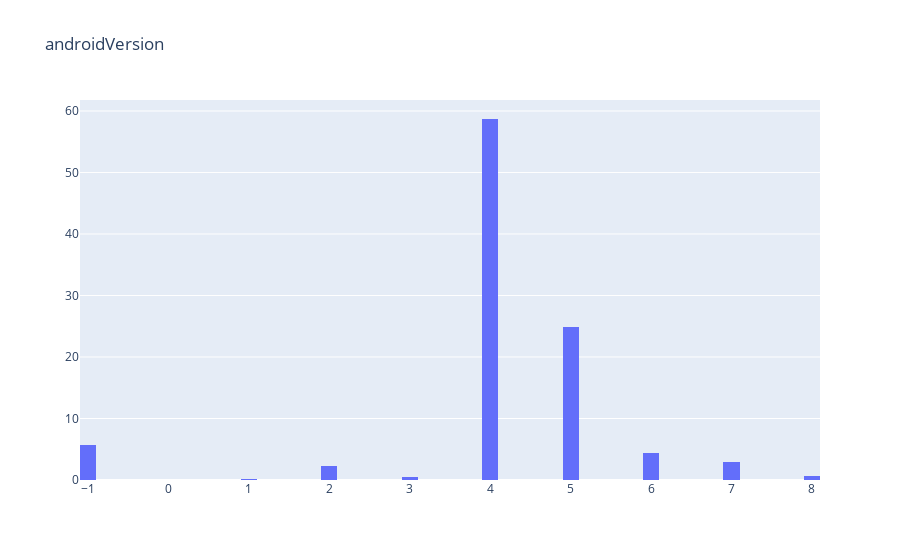

Notebook code cell kept with this figure:
### Code cell
get_hist(df['androidVersion'])

### Figure 1 — Plotly figure (JSON) as saved in the notebook; plotly's stock layout.template omitted (floating-point values rounded to 4 significant figures; data arrays with more than 128 entries replaced by an {"elided": "..."} marker saying what was removed)
{"data": [{"histnorm": "percent", "nbinsx": 80, "type": "histogram", "x": {"elided": "11802 int values"}}], "layout": {"title": {"text": "androidVersion"}}}
